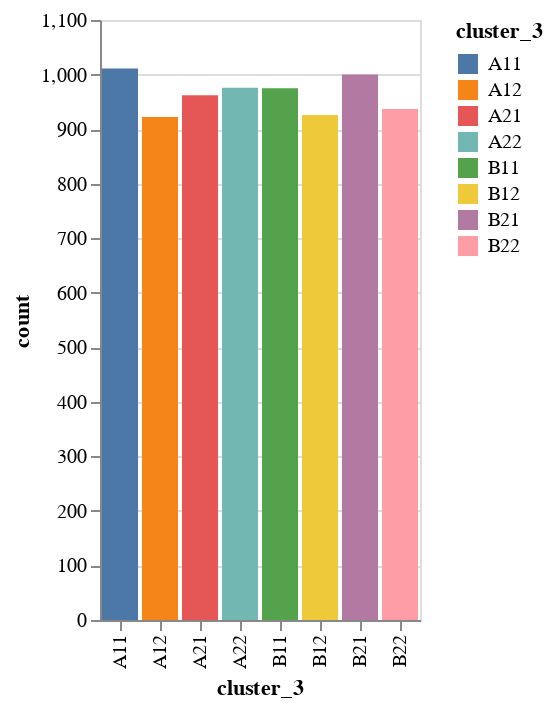

Notebook cell for this chart:
### Code cell
show_b_stats('cluster_3', df_clustered)

### Figure 1 — Vega-Lite specification as saved in the notebook (floating-point values rounded to 4 significant figures)
{"config": {"view": {"continuousWidth": 300, "continuousHeight": 300}}, "data": {"name": "data-f56a9806757b92c6c515bc36d36201a0"}, "mark": {"type": "bar", "tooltip": true}, "encoding": {"color": {"field": "cluster_3", "type": "nominal"}, "x": {"field": "cluster_3", "type": "nominal"}, "y": {"field": "count", "type": "quantitative"}}, "params": [{"name": "param_24", "select": {"type": "interval", "encodings": ["x", "y"]}, "bind": "scales"}], "$schema": "https://vega.github.io/schema/vega-lite/v5.20.1.json", "datasets": {"data-f56a9806757b92c6c515bc36d36201a0": [{"cluster_3": "A11", "count": 1011}, {"cluster_3": "B21", "count": 1000}, {"cluster_3": "A22", "count": 976}, {"cluster_3": "B11", "count": 975}, {"cluster_3": "A21", "count": 962}, {"cluster_3": "B22", "count": 937}, {"cluster_3": "B12", "count": 926}, {"cluster_3": "A12", "count": 922}]}}
